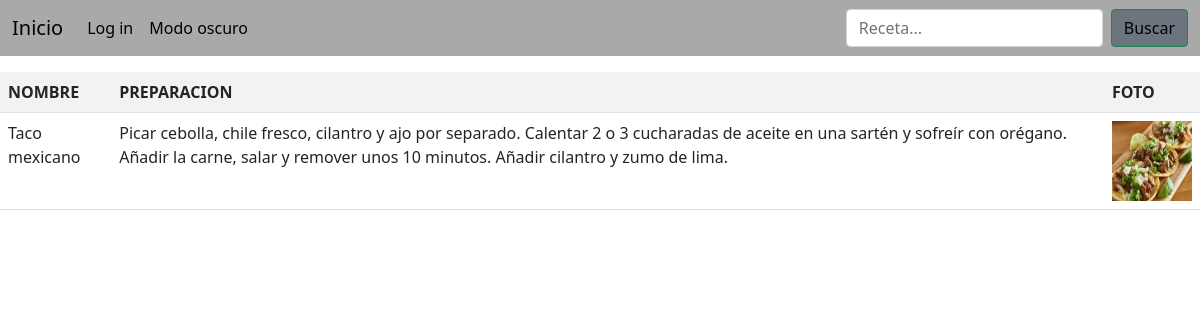
/receta/Taco mexicano/, run on the app's committed database.
### recetas/models.py (models this page shows, shortened)
class Receta(models.Model):
  nombre       = models.CharField(max_length=200)
  preparación  = models.TextField(max_length=5000)
  foto         = models.FileField(upload_to='media/fotos')

### recetas/views.py (the view)
# urls.py: path('receta/<str:nombre_receta>/', views.receta, name='receta'),
def receta(request, nombre_receta):
    receta_unica = Receta.objects.filter(nombre = nombre_receta)
    return render(request, 'receta.html', {'receta_unica':receta_unica})

### recetas/templates/receta.html
{% extends 'index.html' %}
{%block mostrar%}
    <table class="table table-striped">
        <tr>
          <td> <strong> NOMBRE </strong> </td>
          <td> <strong> PREPARACION </strong> </td>
          <td> <strong> FOTO </strong> </td>
        </tr>
        {% for Receta in receta_unica %}
        <tr>
            <td> {{ Receta.nombre }} </td>
            <td> {{ Receta.preparación }} </td>
            <td> <img width = "80" height = "80"src = "/{{ Receta.foto }}"/> </td>
        </tr>
        {% endfor %}
    </table>
{%endblock%}

### data on the page
Receta: nombre "Taco mexicano", preparación "Picar cebolla, chile fresco, cilantro y ajo por separado. Calentar 2 o 3 cucharadas de aceite en una sartén y sofreír con orégano. Añadir la carne, salar y remover unos 10 minutos. Añadir cilantro y zumo de lima.", foto (picture)
